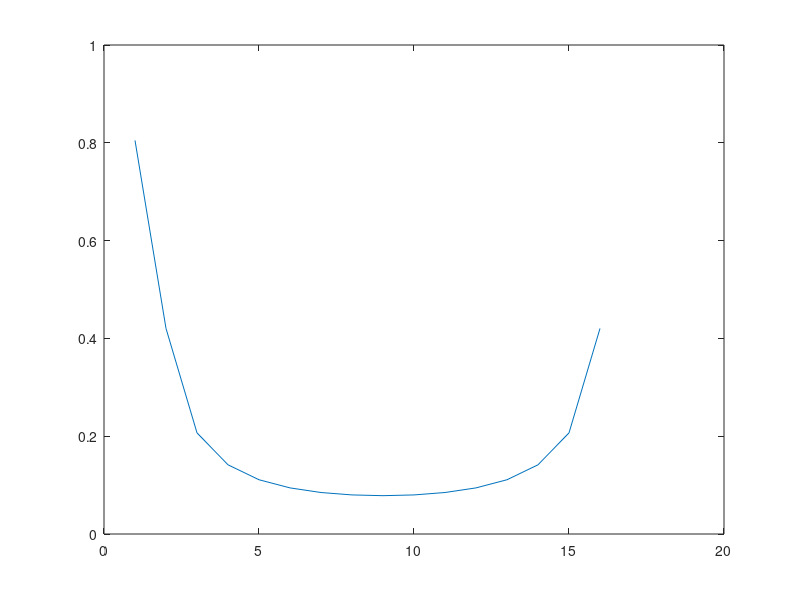

Recreate this plot in MATLAB.
N=[0.000159 0 -0.000476 0 0.000476 0 -0.000159]; 
D=[1 -5.998921026 14.99467613 -19.98949459 14.98963719 -5.994890033 0.9989923209];

sys=tf(N,D,0.1,'variable','z^-1');

X=[1 0 0 0 0 0 0 0 0 0 0 0 0 0 0 0];

y=filter(N,D,X);
[h]=fft(y);
plot(abs(h));
